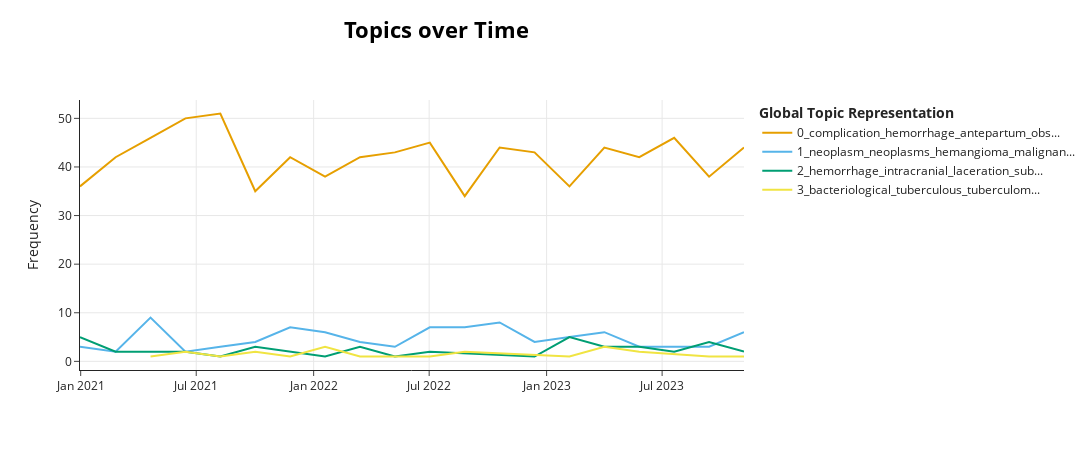

This figure's notebook cell:
### Code cell
# visualize
topic_model.visualize_topics_over_time(topics_over_time)

### Figure 1 — Plotly figure (JSON) as saved in the notebook; plotly's stock layout.template omitted (floating-point values rounded to 4 significant figures)
{"data": [{"hoverinfo": "text", "hovertext": ["<b>Topic 0</b><br>Words: complication, empyema, obstruction, aortitis, postlaminectomy", "<b>Topic 0</b><br>Words: hemorrhage, obstruction, hysterectomy, complication, paraplegia", "<b>Topic 0</b><br>Words: complication, not, unspecified, other, without", "<b>Topic 0</b><br>Words: antenatal, complication, antepartum, amniotic, not", "<b>Topic 0</b><br>Words: complication, rupture, obstruction, nontraumatic, antepartum", "<b>Topic 0</b><br>Words: arthropathy, pouchitis, arthritis, thrombosis, insufficiency", "<b>Topic 0</b><br>Words: complication, orchitis, pneumonia, influenza, infection", "<b>Topic 0</b><br>Words: puerperium, hematocele, complication, peritoneal, sinusitis", "<b>Topic 0</b><br>Words: complication, unspecified, not, previa, antepartum", "<b>Topic 0</b><br>Words: other, complication, hospitalized, manifestations, not", "<b>Topic 0</b><br>Words: unspecified, other, complication, not, factitious", "<b>Topic 0</b><br>Words: amputation, complication, accident, antecedent, other", "<b>Topic 0</b><br>Words: complication, hemorrhage, obstruction, labyrinthitis, tenosynovitis", "<b>Topic 0</b><br>Words: complication, obstructed, obstruction, not, unspecified", "<b>Topic 0</b><br>Words: puerperium, complication, hemorrhage, antepartum, factitia", "<b>Topic 0</b><br>Words: complication, unspecified, other, not, hemorrhage", "<b>Topic 0</b><br>Words: complication, brachial, aortocoronary, obstructive, prophylactic", "<b>Topic 0</b><br>Words: complication, other, obstruction, pupillary, cranial", "<b>Topic 0</b><br>Words: other, unspecified, accident, not, common", "<b>Topic 0</b><br>Words: complication, antepartum, not, other, unspecified"], "marker": {"color": "#E69F00"}, "mode": "lines", "name": "0_complication_hemorrhage_antepartum_obs...", "type": "scatter", "x": ["2020-12-30T21:44:38.400000", "2021-02-24T16:48:00", "2021-04-20T09:36:00", "2021-06-14T02:24:00", "2021-08-07T19:12:00", "2021-10-01T12:00:00", "2021-11-25T04:48:00", "2022-01-18T21:36:00", "2022-03-14T14:24:00", "2022-05-08T07:12:00", "2022-07-02T00:00:00", "2022-08-25T16:48:00", "2022-10-19T09:36:00", "2022-12-13T02:24:00", "2023-02-05T19:12:00", "2023-04-01T12:00:00", "2023-05-26T04:48:00", "2023-07-19T21:36:00", "2023-09-12T14:24:00", "2023-11-06T07:12:00"], "y": [36, 42, 46, 50, 51, 35, 42, 38, 42, 43, 45, 34, 44, 43, 36, 44, 42, 46, 38, 44]}, {"hoverinfo": "text", "hovertext": ["<b>Topic 1</b><br>Words: hemangioma, neoplasm, neoplasms, cyst, lymphosarcoma", "<b>Topic 1</b><br>Words: hemangioma, neoplasm, neoplasms, malignant, lymphosarcoma", "<b>Topic 1</b><br>Words: neoplasm, hemangioma, neoplasms, lymphosarcoma, malignant", "<b>Topic 1</b><br>Words: reticuloendotheliosis, hemangioma, histiocytosis, lymphosarcoma, neoplasm", "<b>Topic 1</b><br>Words: leukemic, neoplasm, leukemia, neoplasms, myeloid", "<b>Topic 1</b><br>Words: neoplasm, neoplasms, malignant, lymphosarcoma, hemangioma", "<b>Topic 1</b><br>Words: neoplasm, neoplasms, lymphosarcoma, hemangioma, lymphomas", "<b>Topic 1</b><br>Words: neoplasm, hemangioma, neoplasms, cervix, malignant", "<b>Topic 1</b><br>Words: neoplasm, neoplasms, hemangioma, malignant, lymphosarcoma", "<b>Topic 1</b><br>Words: neoplasm, neoplasms, hemangioma, malignant, lymphosarcoma", "<b>Topic 1</b><br>Words: lymphosarcoma, neoplasm, hemangioma, neoplasms, malignant", "<b>Topic 1</b><br>Words: neoplasm, neoplasms, hemangioma, granuloma, lymphosarcoma", "<b>Topic 1</b><br>Words: neoplasm, neoplasms, malignant, hemangioma, reticulosarcoma", "<b>Topic 1</b><br>Words: tuberculoma, neoplasm, neoplasms, hemangioma, malignant", "<b>Topic 1</b><br>Words: neoplasm, neoplasms, hemangioma, malignant, lymphosarcoma", "<b>Topic 1</b><br>Words: neoplasm, neoplasms, hemangioma, carcinoma, malignant", "<b>Topic 1</b><br>Words: neoplasm, neoplasms, hemangioma, malignant, histiocytosis", "<b>Topic 1</b><br>Words: neoplasm, neoplasms, hemangioma, malignant, carcinoma", "<b>Topic 1</b><br>Words: lymphosarcoma, neoplasm, neoplasms, malignant, hemangioma", "<b>Topic 1</b><br>Words: neoplasm, neoplasms, hemangioma, malignant, carcinoma"], "marker": {"color": "#56B4E9"}, "mode": "lines", "name": "1_neoplasm_neoplasms_hemangioma_malignan...", "type": "scatter", "x": ["2020-12-30T21:44:38.400000", "2021-02-24T16:48:00", "2021-04-20T09:36:00", "2021-06-14T02:24:00", "2021-08-07T19:12:00", "2021-10-01T12:00:00", "2021-11-25T04:48:00", "2022-01-18T21:36:00", "2022-03-14T14:24:00", "2022-05-08T07:12:00", "2022-07-02T00:00:00", "2022-08-25T16:48:00", "2022-10-19T09:36:00", "2022-12-13T02:24:00", "2023-02-05T19:12:00", "2023-04-01T12:00:00", "2023-05-26T04:48:00", "2023-07-19T21:36:00", "2023-09-12T14:24:00", "2023-11-06T07:12:00"], "y": [3, 2, 9, 2, 3, 4, 7, 6, 4, 3, 7, 7, 8, 4, 5, 6, 3, 3, 3, 6]}, {"hoverinfo": "text", "hovertext": ["<b>Topic 2</b><br>Words: hemorrhage, intracranial, contusion, laceration, subarachnoid", "<b>Topic 2</b><br>Words: hemorrhage, intracranial, laceration, contusion, subarachnoid", "<b>Topic 2</b><br>Words: intracranial, contusion, subarachnoid, hemorrhage, laceration", "<b>Topic 2</b><br>Words: hemorrhage, subarachnoid, intracranial, contusion, laceration", "<b>Topic 2</b><br>Words: hemorrhage, intracranial, contusion, subarachnoid, laceration", "<b>Topic 2</b><br>Words: intracranial, subarachnoid, contusion, hemorrhage, laceration", "<b>Topic 2</b><br>Words: contusion, intracranial, laceration, hemorrhage, concussion", "<b>Topic 2</b><br>Words: hemorrhage, intracranial, contusion, subarachnoid, laceration", "<b>Topic 2</b><br>Words: subarachnoid, hemorrhage, intracranial, laceration, extradural", "<b>Topic 2</b><br>Words: hemorrhage, intracranial, subarachnoid, contusion, laceration", "<b>Topic 2</b><br>Words: laceration, intracranial, contusion, hemorrhage, subarachnoid", "<b>Topic 2</b><br>Words: hemorrhage, subarachnoid, intracranial, contusion, laceration", "<b>Topic 2</b><br>Words: hemorrhage, intracranial, subarachnoid, contusion, laceration", "<b>Topic 2</b><br>Words: hemorrhage, subarachnoid, intracranial, contusion, laceration", "<b>Topic 2</b><br>Words: hemorrhage, subarachnoid, intracranial, laceration, contusion", "<b>Topic 2</b><br>Words: hemorrhage, intracranial, subarachnoid, contusion, laceration", "<b>Topic 2</b><br>Words: contusion, intracranial, subarachnoid, hemorrhage, laceration"], "marker": {"color": "#009E73"}, "mode": "lines", "name": "2_hemorrhage_intracranial_laceration_sub...", "type": "scatter", "x": ["2020-12-30T21:44:38.400000", "2021-02-24T16:48:00", "2021-06-14T02:24:00", "2021-08-07T19:12:00", "2021-10-01T12:00:00", "2021-11-25T04:48:00", "2022-01-18T21:36:00", "2022-03-14T14:24:00", "2022-05-08T07:12:00", "2022-07-02T00:00:00", "2022-12-13T02:24:00", "2023-02-05T19:12:00", "2023-04-01T12:00:00", "2023-05-26T04:48:00", "2023-07-19T21:36:00", "2023-09-12T14:24:00", "2023-11-06T07:12:00"], "y": [5, 2, 2, 1, 3, 2, 1, 3, 1, 2, 1, 5, 3, 3, 2, 4, 2]}, {"hoverinfo": "text", "hovertext": ["<b>Topic 3</b><br>Words: bacteriological, tuberculous, bacilli, tuberculoma, peritonitis", "<b>Topic 3</b><br>Words: tuberculous, bacteriological, tuberculoma, bacilli, peritonitis", "<b>Topic 3</b><br>Words: tuberculous, bacteriological, tuberculoma, peritonitis, bacilli", "<b>Topic 3</b><br>Words: tuberculous, bacteriological, tuberculoma, bacilli, peritonitis", "<b>Topic 3</b><br>Words: tuberculous, tuberculoma, bacteriological, peritonitis, bacilli", "<b>Topic 3</b><br>Words: bacteriological, tuberculous, tuberculoma, bacilli, peritonitis", "<b>Topic 3</b><br>Words: tuberculoma, tuberculous, peritonitis, bacteriological, salpingitis", "<b>Topic 3</b><br>Words: bacteriological, tuberculous, tuberculoma, peritonitis, bacilli", "<b>Topic 3</b><br>Words: tuberculoma, tuberculous, bacteriological, peritonitis, bacilli", "<b>Topic 3</b><br>Words: bacteriological, tuberculous, peritonitis, tuberculoma, bacilli", "<b>Topic 3</b><br>Words: tuberculous, bacteriological, tuberculoma, peritonitis, bacilli", "<b>Topic 3</b><br>Words: bacteriological, tuberculous, tuberculoma, peritonitis, bacilli", "<b>Topic 3</b><br>Words: peritonitis, tuberculoma, tuberculous, bacteriological, bacilli", "<b>Topic 3</b><br>Words: bacteriological, tuberculous, inoculation, tuberculoma, bacilli"], "marker": {"color": "#F0E442"}, "mode": "lines", "name": "3_bacteriological_tuberculous_tuberculom...", "type": "scatter", "x": ["2021-04-20T09:36:00", "2021-06-14T02:24:00", "2021-08-07T19:12:00", "2021-10-01T12:00:00", "2021-11-25T04:48:00", "2022-01-18T21:36:00", "2022-03-14T14:24:00", "2022-07-02T00:00:00", "2022-08-25T16:48:00", "2023-02-05T19:12:00", "2023-04-01T12:00:00", "2023-05-26T04:48:00", "2023-09-12T14:24:00", "2023-11-06T07:12:00"], "y": [1, 2, 1, 2, 1, 3, 1, 1, 2, 1, 3, 2, 1, 1]}], "layout": {"height": 450, "hoverlabel": {"bgcolor": "white", "font": {"family": "Rockwell", "size": 16}}, "legend": {"title": {"text": "<b>Global Topic Representation"}}, "title": {"font": {"color": "Black", "size": 22}, "text": "<b>Topics over Time</b>", "x": 0.4, "xanchor": "center", "y": 0.95, "yanchor": "top"}, "width": 1250, "xaxis": {"showgrid": true}, "yaxis": {"showgrid": true, "title": {"text": "Frequency"}}}}
